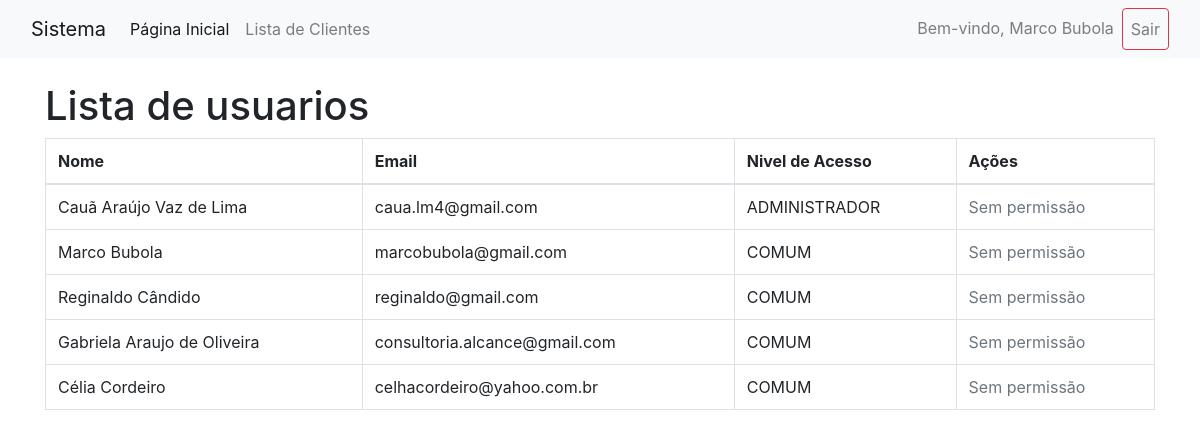
Screenshot of /cadastro_cliente/lista_usuarios.php (signed in) with the database file from the repository.
### tables this page shows
CREATE TABLE `usuarios` (
  `id` int NOT NULL AUTO_INCREMENT,
  `nome` varchar(100) NOT NULL,
  `email` varchar(100) NOT NULL,
  `senha` varchar(255) NOT NULL,
  `nivel_acesso` varchar(255) NOT NULL,
  PRIMARY KEY (`id`),
  UNIQUE KEY `email` (`email`)
);

### cadastro_cliente/lista_usuarios.php (the view, shortened to what this page needs)
<?php
include 'conexao.php';
include 'menu.php';
$usuarios = $conn->query("SELECT * FROM usuarios")->fetchAll(PDO::FETCH_ASSOC);
?>
<!DOCTYPE html>
<html lang="pt-br">
<head>
  <link rel="stylesheet" href="https://maxcdn.bootstrapcdn.com/bootstrap/4.5.2/css/bootstrap.min.css">
</head>
<body>
  <div class="container">
    <h1 class="mt-4">Lista de usuarios</h1>
    <table class="table table-bordered">
      <thead>
        <tr>
          <th>Nome</th>
          <th>Email</th>
          <th>Nivel de Acesso</th>
          <th>Ações</th>
        </tr>
      </thead>
      <tbody>
        <?php foreach ($usuarios as $usuarios): ?>
          <tr>
            <td><?= htmlspecialchars($usuarios['nome']) ?></td>
            <td><?= htmlspecialchars($usuarios['email']) ?></td>
            <td><?= htmlspecialchars($usuarios['nivel_acesso']) ?></td>
            <td>
              <?php if ($_SESSION['nivel_acesso'] == 'ADMINISTRADOR'): ?>
                <a href="editar_usuarios.php?id=<?= $usuarios['id'] ?>" class="btn btn-warning">Editar</a>
                <a href="excluir_usuarios.php?id=<?= $usuarios['id'] ?>" class="btn btn-danger"
                  onclick="return confirm('A exclusão será permanente! Tem certeza disso?')">Excluir</a>
              <?php else: ?>
                <span class="text-muted">Sem permissão</span>
              <?php endif; ?>
            </td>
          </tr>
        <?php endforeach; ?>
      </tbody>
    </table>
  </div>
</body>
</html>

### rows the page displays
usuarios: nome "Cauã Araújo Vaz de Lima", email "caua.lm4@gmail.com", nivel_acesso "ADMINISTRADOR"
usuarios: nome "Marco Bubola", email "marcobubola@gmail.com", nivel_acesso "COMUM"
usuarios: nome "Reginaldo Cândido", email "reginaldo@gmail.com", nivel_acesso "COMUM"
usuarios: nome "Gabriela Araujo de Oliveira", email "consultoria.alcance@gmail.com", nivel_acesso "COMUM"
usuarios: nome "Célia Cordeiro", email "celhacordeiro@yahoo.com.br", nivel_acesso "COMUM"

### other values shown
$_SESSION['nome_usuario'] "Marco Bubola"
